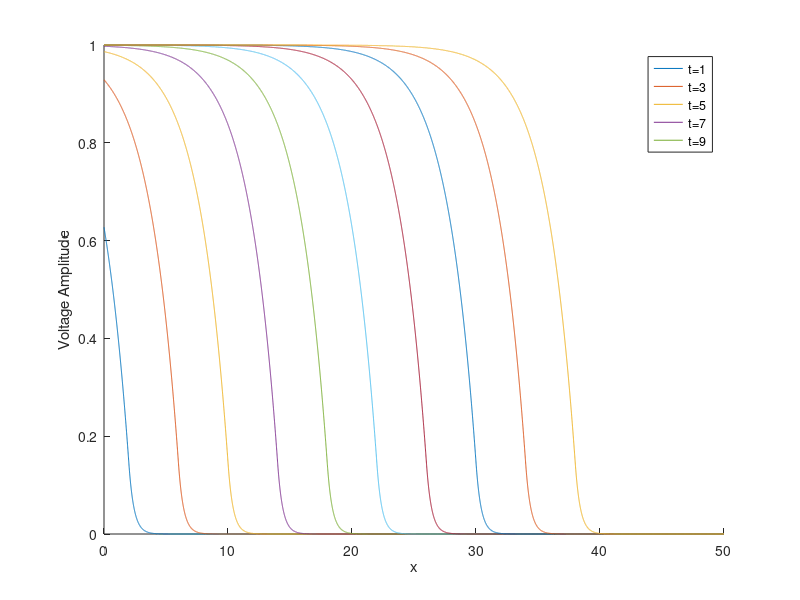

The MATLAB source for this figure:
x=linspace(0,50,10000);
c=2;

for t=1:2:20
    hold on
    V=zeros(1,10000);
    xi=x-c*t;
    for i=1:10000
        if xi(i)>0 %use traveling wave solution V1
            V1=(-c+(c^2+4)^.5)/(2*(c^2+4)^.5)*exp(-.5*(c+(c^2+4)^.5)*xi(i));  
            V(i)=V1;
        else %xi(i)<0 use traveling wave solution V2
            V2=(-c-(c^2+4)^.5)/(2*(c^2+4)^.5)*exp(.5*(-c+(c^2+4)^.5)*xi(i))+1;
            V(i)=V2;
        end
    end
    plot(x,V)
end
xlabel('x')
ylabel('Voltage Amplitude')
legend('t=1','t=3','t=5','t=7','t=9')